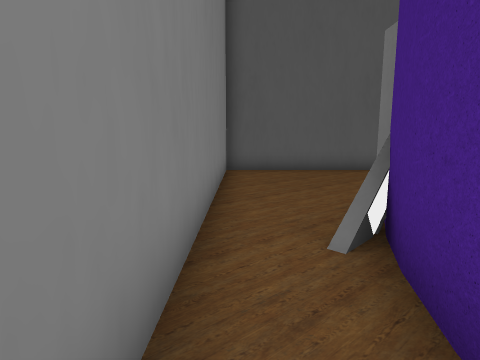
[1] (above)

15 first-person views from a walk through a 3-D level made in the Unity game engine. The camera is 1.3 m above the floor, tilts 8° down and sees 80° across. The floor is counted in squares, 1 m on a side. Each view is taken from the middle of a square. On the plan, view 1 faces up. The plan holds only what a view shows up to about 13 squares ahead; the rest is blank. Some animated figures are not drawn. Some surface patterns are stand-ins.

[2]
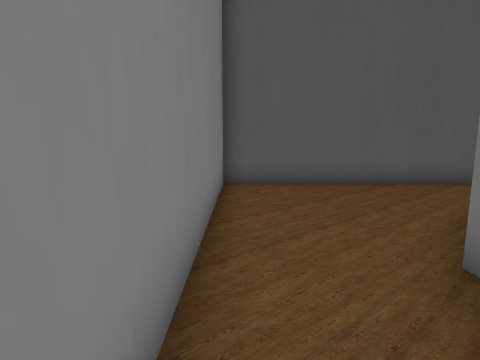

[3]
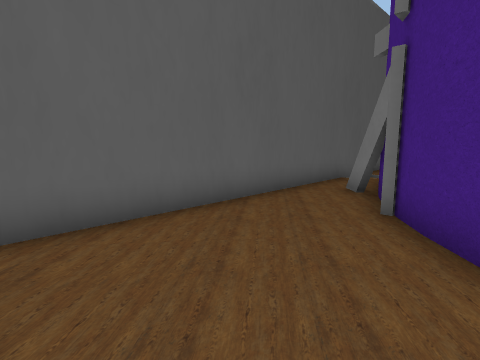

[4]
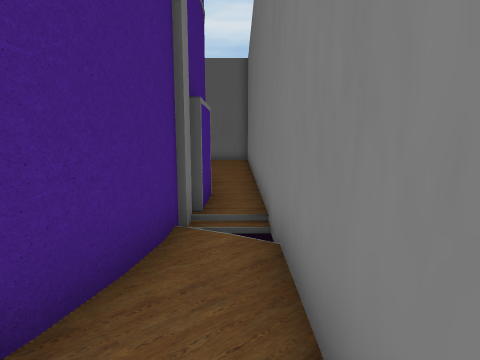

[5]
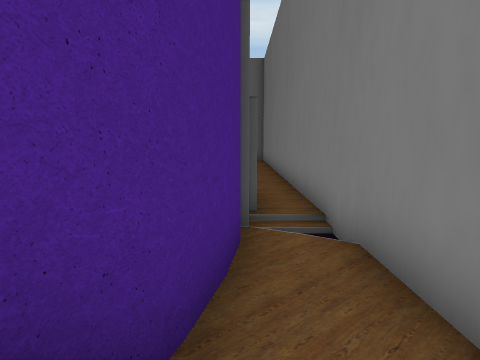

[6]
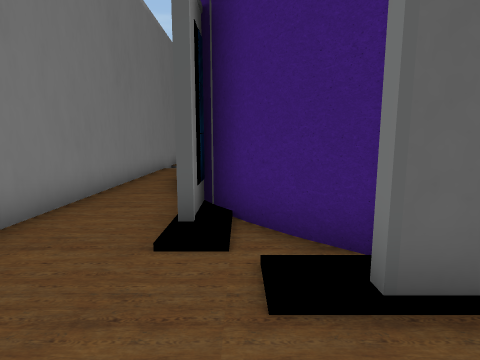

[7]
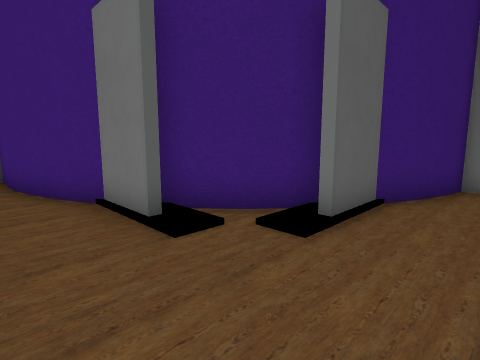

[8]
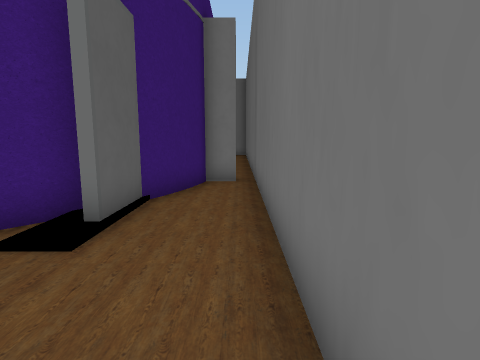

[9]
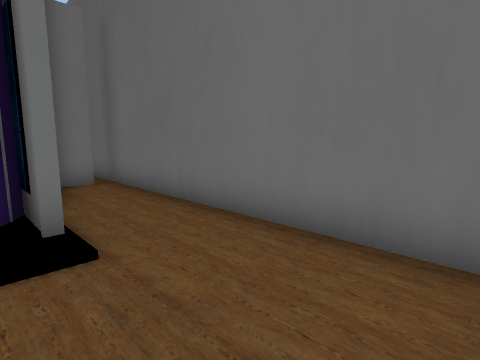

[10]
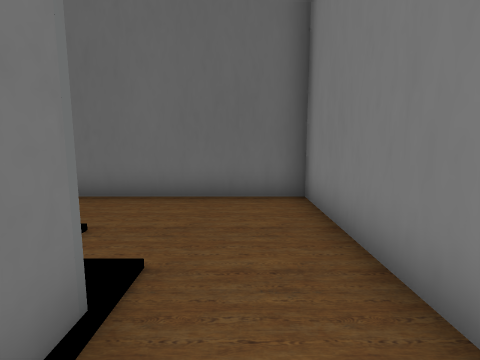

[11]
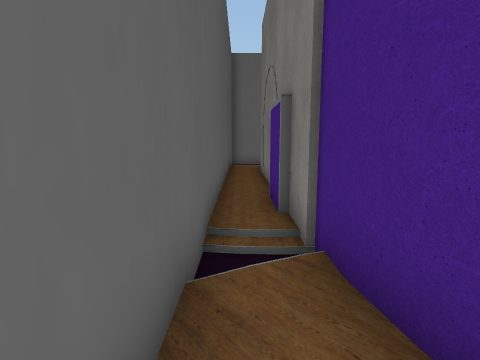

[12]
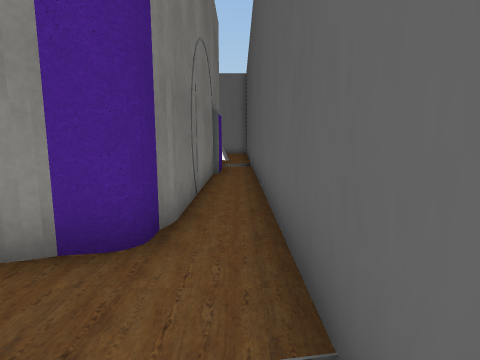

[13]
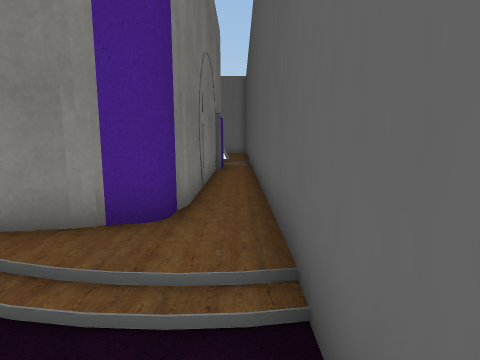

[14]
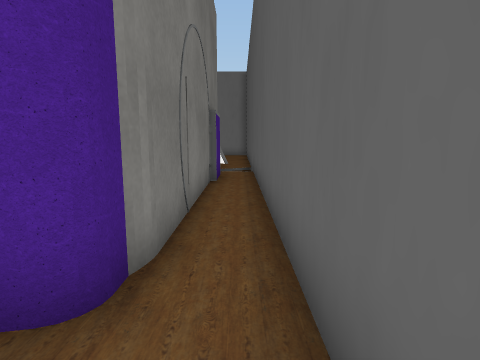

[15]
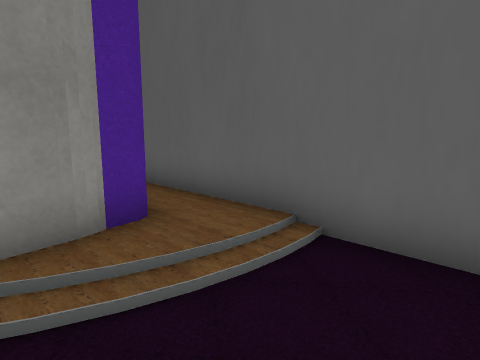

### Floor plan
Key: @ floor where view 1 was taken; # wall or solid block; x gap in a wall; . main floor; - floor 0.25 m lower than the main floor; / step, stairs or slope.
Columns run from 1 left of view 1 to 24 right of it. Each row starts with its distance up from view 1.
 11 ##########################
 10 #........../-........../--
  9 #.......##############./--
  8 #......##            #.--
  7 #.....##             ##- -
  6 #....##
  5 #...##
  4 #..##
  3 #..#
  2 #.##
  1 #.#
  0 #@#
 -1 #.#
 -2 #.#
 -3 #.#
 -4 #.#
 -5 #.#
 -6 #.##
 -7 #..#
 -8 #..#
 -9 #..###
-10 #..#.##
-11 #.....#
-12 #....#####
-13 #........##
-14 #.........x....
-15 ###############

Where each view was taken, in squares from view 1:
view 1: 0 up, 0 right, facing up
view 2: 2 up, 0 right, facing up
view 3: 6 up, 0 right, facing up-right
view 4: 4 up, 0 right, facing down
view 5: 4 up, 1 right, facing down
view 6: 14 down, 3 right, facing up
view 7: 14 down, 0 right, facing up-right
view 8: 14 down, 0 right, facing right
view 9: 11 down, 0 right, facing down-right
view 10: 8 down, 1 right, facing down
view 11: 10 up, 7 right, facing right
view 12: 10 up, 23 right, facing left
view 13: 10 up, 24 right, facing left
view 14: 10 up, 22 right, facing left
view 15: 7 up, 24 right, facing up-left
